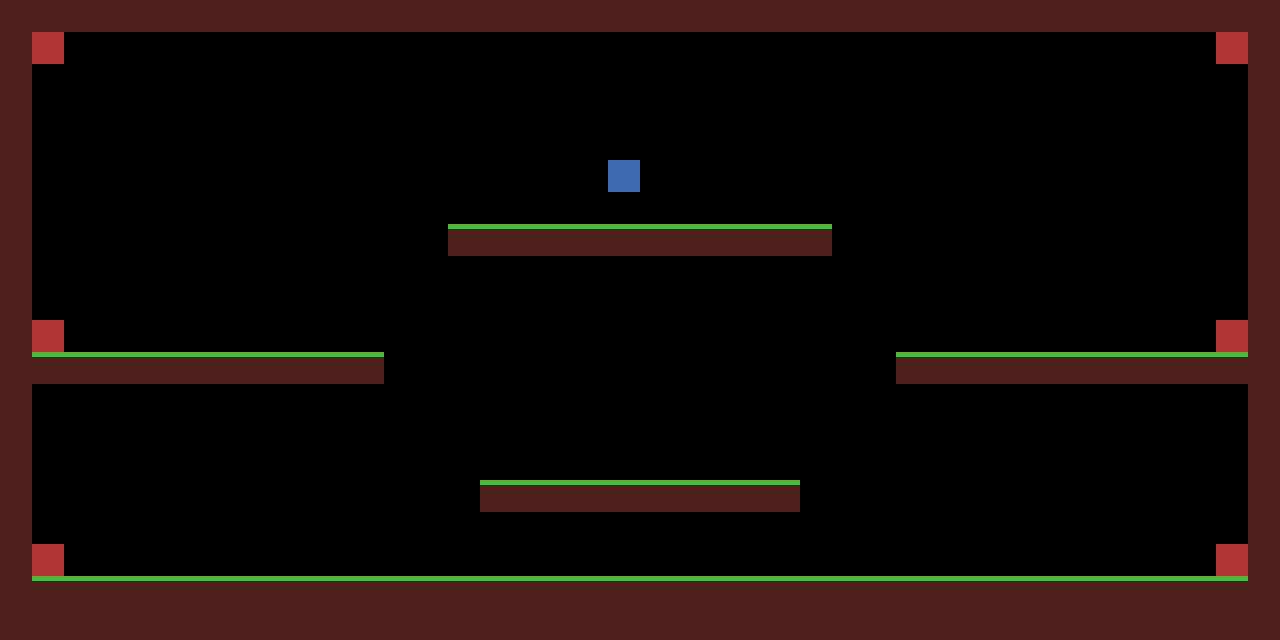

A 2D game scene composited from a Tiled map and its tileset images. What follows is a short description and the map's XML, with every tile layer's data as written:
An orthogonal 40x20 tile map with 32x32 px tiles, 1 tile layer (Camada de Tiles 1).

<map version="1.2" tiledversion="1.3.1" orientation="orthogonal" renderorder="right-down" compressionlevel="-1" width="40" height="20" tilewidth="32" tileheight="32" infinite="0" nextlayerid="2" nextobjectid="1">
 <editorsettings>
  <export target="level.lua" format="lua" />
 </editorsettings>
 <tileset firstgid="1" source="tilemap.tsx" />
 <layer id="1" name="Camada de Tiles 1" width="40" height="20">
  <data encoding="csv">
2,2,2,2,2,2,2,2,2,2,2,2,2,2,2,2,2,2,2,2,2,2,2,2,2,2,2,2,2,2,2,2,2,2,2,2,2,2,2,2,
2,3,0,0,0,0,0,0,0,0,0,0,0,0,0,0,0,0,0,0,0,0,0,0,0,0,0,0,0,0,0,0,0,0,0,0,0,0,3,2,
2,0,0,0,0,0,0,0,0,0,0,0,0,0,0,0,0,0,0,0,0,0,0,0,0,0,0,0,0,0,0,0,0,0,0,0,0,0,0,2,
2,0,0,0,0,0,0,0,0,0,0,0,0,0,0,0,0,0,0,0,0,0,0,0,0,0,0,0,0,0,0,0,0,0,0,0,0,0,0,2,
2,0,0,0,0,0,0,0,0,0,0,0,0,0,0,0,0,0,0,0,0,0,0,0,0,0,0,0,0,0,0,0,0,0,0,0,0,0,0,2,
2,0,0,0,0,0,0,0,0,0,0,0,0,0,0,0,0,0,0,4,0,0,0,0,0,0,0,0,0,0,0,0,0,0,0,0,0,0,0,2,
2,0,0,0,0,0,0,0,0,0,0,0,0,0,0,0,0,0,0,0,0,0,0,0,0,0,0,0,0,0,0,0,0,0,0,0,0,0,0,2,
2,0,0,0,0,0,0,0,0,0,0,0,0,0,1,1,1,1,1,1,1,1,1,1,1,1,0,0,0,0,0,0,0,0,0,0,0,0,0,2,
2,0,0,0,0,0,0,0,0,0,0,0,0,0,0,0,0,0,0,0,0,0,0,0,0,0,0,0,0,0,0,0,0,0,0,0,0,0,0,2,
2,0,0,0,0,0,0,0,0,0,0,0,0,0,0,0,0,0,0,0,0,0,0,0,0,0,0,0,0,0,0,0,0,0,0,0,0,0,0,2,
2,3,0,0,0,0,0,0,0,0,0,0,0,0,0,0,0,0,0,0,0,0,0,0,0,0,0,0,0,0,0,0,0,0,0,0,0,0,3,2,
2,1,1,1,1,1,1,1,1,1,1,1,0,0,0,0,0,0,0,0,0,0,0,0,0,0,0,0,1,1,1,1,1,1,1,1,1,1,1,2,
2,0,0,0,0,0,0,0,0,0,0,0,0,0,0,0,0,0,0,0,0,0,0,0,0,0,0,0,0,0,0,0,0,0,0,0,0,0,0,2,
2,0,0,0,0,0,0,0,0,0,0,0,0,0,0,0,0,0,0,0,0,0,0,0,0,0,0,0,0,0,0,0,0,0,0,0,0,0,0,2,
2,0,0,0,0,0,0,0,0,0,0,0,0,0,0,0,0,0,0,0,0,0,0,0,0,0,0,0,0,0,0,0,0,0,0,0,0,0,0,2,
2,0,0,0,0,0,0,0,0,0,0,0,0,0,0,1,1,1,1,1,1,1,1,1,1,0,0,0,0,0,0,0,0,0,0,0,0,0,0,2,
2,0,0,0,0,0,0,0,0,0,0,0,0,0,0,0,0,0,0,0,0,0,0,0,0,0,0,0,0,0,0,0,0,0,0,0,0,0,0,2,
2,3,0,0,0,0,0,0,0,0,0,0,0,0,0,0,0,0,0,0,0,0,0,0,0,0,0,0,0,0,0,0,0,0,0,0,0,0,3,2,
2,1,1,1,1,1,1,1,1,1,1,1,1,1,1,1,1,1,1,1,1,1,1,1,1,1,1,1,1,1,1,1,1,1,1,1,1,1,1,2,
2,2,2,2,2,2,2,2,2,2,2,2,2,2,2,2,2,2,2,2,2,2,2,2,2,2,2,2,2,2,2,2,2,2,2,2,2,2,2,2
</data>
 </layer>
</map>